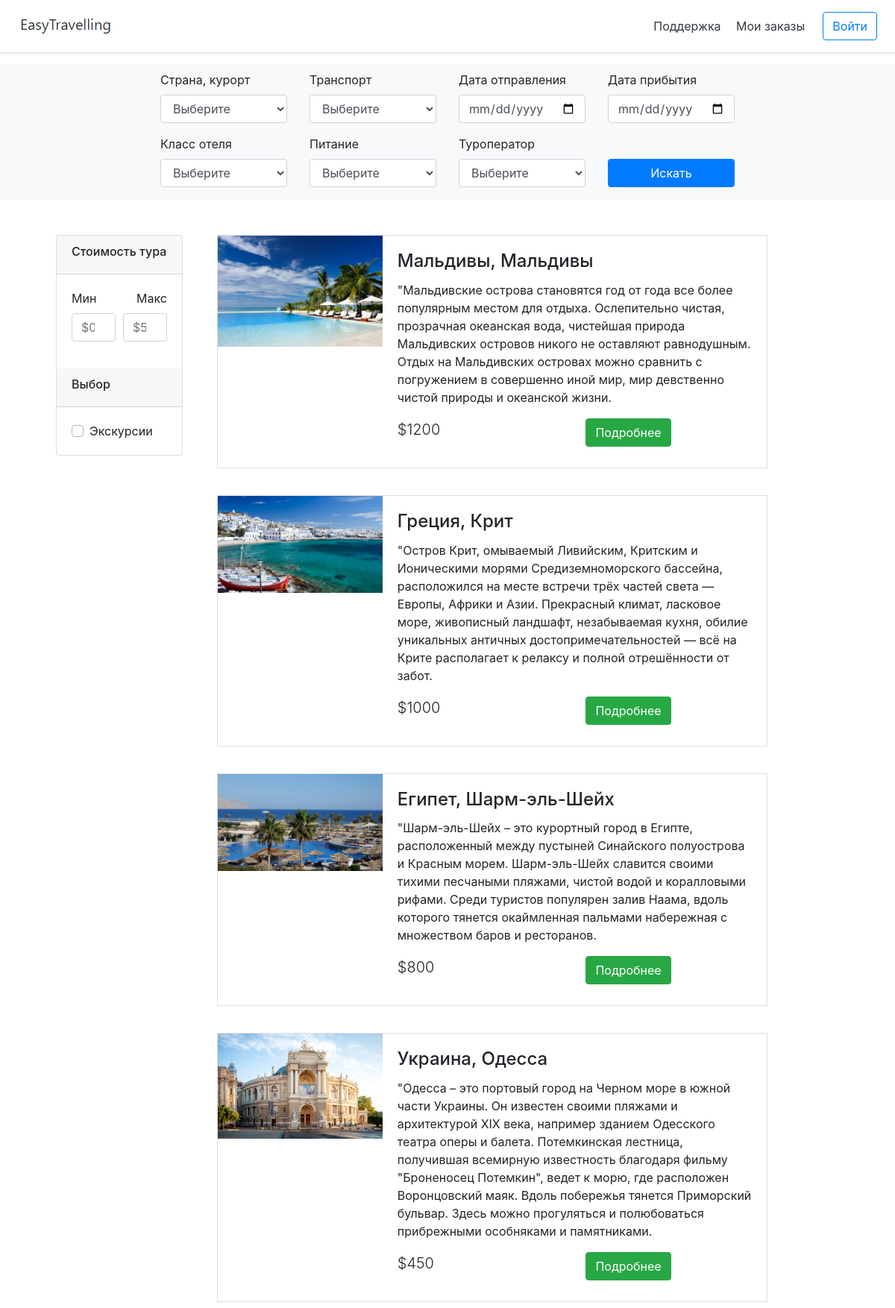
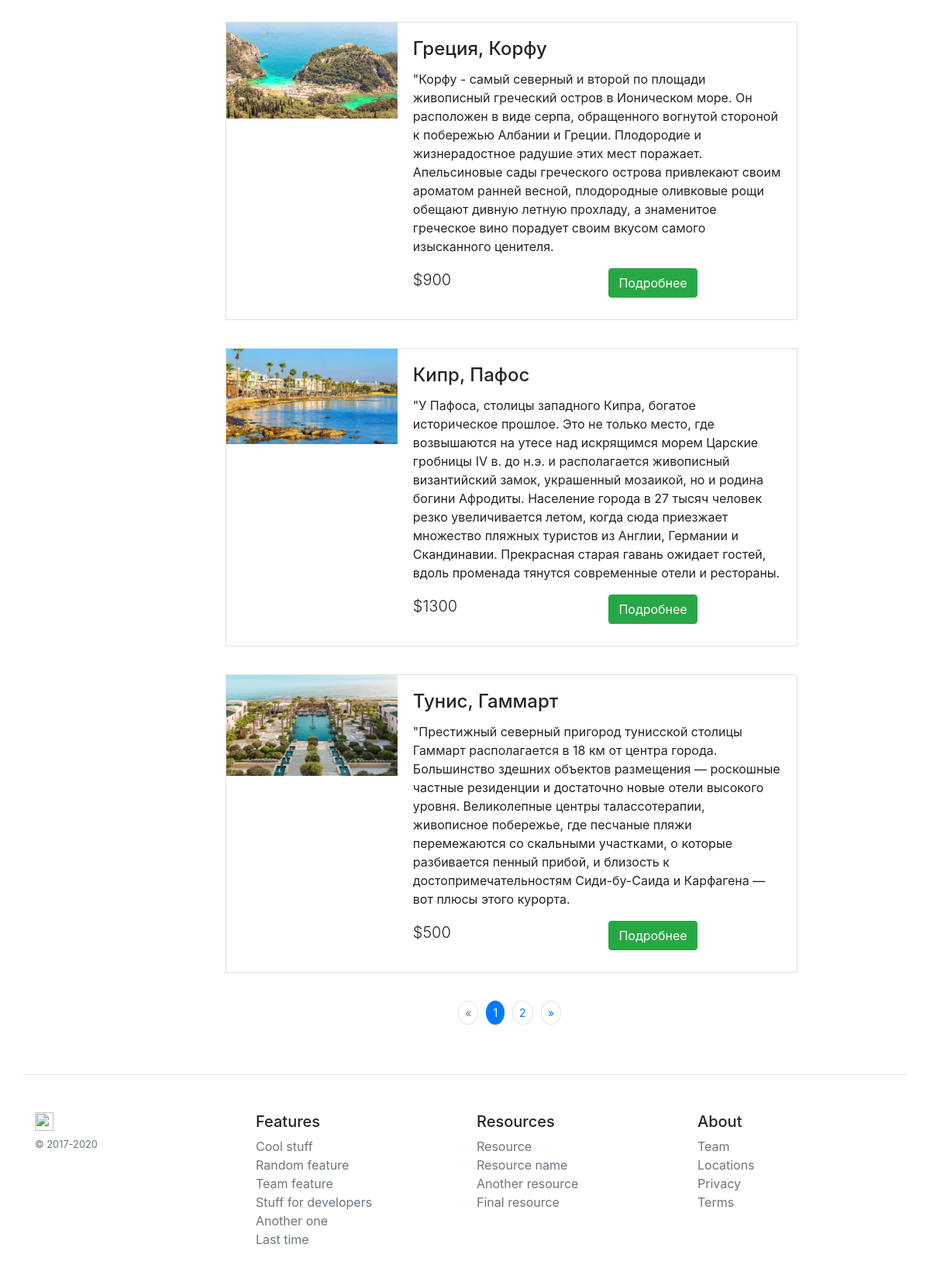
Screenshot of /Website/index.php with the database file from the repository (2 pictures, top to bottom).
### tables this page shows
CREATE TABLE `tour` (
  `tour_id` int(11) NOT NULL,
  `excursions` enum('YES','NO') DEFAULT NULL,
  `departure_date` date NOT NULL DEFAULT current_timestamp(),
  `arrival_date` date NOT NULL DEFAULT current_timestamp(),
  `tour_cost` int(11) NOT NULL,
  `supplier_id` int(11) NOT NULL,
  `photo` text NOT NULL,
  `note` text NOT NULL,
  `accomodation_id` int(11) DEFAULT NULL,
  `food_id` int(11) DEFAULT NULL,
  `transport_id` int(11) DEFAULT NULL,
  `employee_id` int(11) DEFAULT NULL,
  `resort_id` int(11) DEFAULT NULL
);

CREATE TABLE `country` (
  `country_id` int(11) NOT NULL,
  `country_name` varchar(20) NOT NULL
);

CREATE TABLE `resort` (
  `resort_id` int(11) NOT NULL,
  `resort_name` varchar(20) NOT NULL,
  `country_id` int(11) DEFAULT NULL
);

### Website/index.php (the view, shortened to what this page needs)
<?php
require_once('functions.php');
?>
<!DOCTYPE html>
<html lang="ru">
<head>
<link rel="stylesheet" href="https://stackpath.bootstrapcdn.com/bootstrap/4.4.1/css/bootstrap.min.css">
    <link href="css/style.css" rel="stylesheet">
</head>
<body>
<?php require "blocks/header.php" ?>
  <form class=""  method="get" action="">
<div class="container-fluid bg-light ">
    <div class="row align-items-center justify-content-center">
      <div class="col-md-2 pt-2">
        <div class="form-group ">
        <label for="inputState">
          Страна, курорт</label>
          <select id="inputState " class="form-control" name="inputCountry" placeholder="Выберите">
            <?php if(!empty($_GET['inputCountry'] )) {?>
                  <option value="">Выберите</option>
              <<?php }else{ ?>
            <option selected value="">Выберите</option>
          <?php } ?>
          </select>
        </div>
      </div>
      <div class="col-md-2 pt-2">
        <div class="form-group">
          <label for="inputState">
            Транспорт</label>
            <select id="inputState" class="form-control" name="inputTransport">
              <?php if(!empty($_GET['inputTransport'] )) {?>
                    <option value="" >Выберите</option>
                <<?php }else{ ?>
              <option selected value="">Выберите</option>
            <?php } ?>
            </select>
          </div>
        </div>
        <div class="col-md-2 pt-2">
          <div class="form-group">
            <label for="inputState">
              Дата отправления</label>
              <?php if(!empty($_GET['inputDateIn'] )) {?>
                <input type="date"class="form-control datepicker " id="date" name="inputDateIn" value="<?=$_GET['inputDateIn'] ?>"/>
                <?php }else{ ?>
                <input type="date"class="form-control datepicker " id="date" name="inputDateIn" />
            <?php } ?>
            </div>
          </div>
          <div class="col-md-2 pt-2">
            <div class="form-group">
              <label for="inputState">
                Дата прибытия</label>
                <?php if(!empty($_GET['inputDateOut'] )) {?>
                  <input type="date"class="form-control datepicker " id="date" name="inputDateOut" value="<?=$_GET['inputDateOut'] ?>"/>
                  <?php }else{ ?>
                  <input type="date"class="form-control datepicker " id="date" name="inputDateOut" />
              <?php } ?>
            </div>
            </div>
          </div>
          <div class="row align-items-center justify-content-center">
            <div class="col-md-2 ">
              <div class="form-group">
                <label for="inputState">
                  Класс отеля</label>
                  <select id="inputState" class="form-control" name="inputAccomodation">
                    <?php if(!empty($_GET['inputAccomodation'] )) {?>
                          <option value="">Выберите</option>
                      <<?php }else{ ?>
                    <option selected value="">Выберите</option>
                  <?php } ?>
                  </select>
                </div>
              </div>
              <div class="col-md-2 ">
                <div class="form-group">
                  <label for="inputState">
                    Питание</label>
                    <select id="inputState" class="form-control" name="inputFood">
                      <?php if(!empty($_GET['inputFood'] )) {?>
                            <option value="">Выберите</option>
                        <<?php }else{ ?>
                      <option selected value="">Выберите</option>
                    <?php } ?>
                    </select>
                  </div>
                </div>
                <div class="col-md-2 ">
                  <div class="form-group">
                    <label for="inputState">
                      Туроператор</label>
                      <select id="inputState" class="form-control" name="inputSupplier">
                        <?php if(!empty($_GET['inputSupplier'] )) {?>
                              <option value="">Выберите</option>
                          <<?php }else{ ?>
                        <option selected value="">Выберите</option>
                      <?php } ?>
                      </select>
                    </div>
                  </div>
                  <div class="col-md-2 pt-3">
                    <button type="submit" class="btn btn-primary btn-block" name="Search" value="1">Искать</button>
                  </div>
                </div>
  </div>
  <div class="container-fluid mt-5" >
      <div id="products" class="row view-group justify-content-start" >
                  <div class="col col-md-4 col-lg-2  col-xs-4" id="mainbody">
          <div class="card">
          <article class="card-group-item">
            <header class="card-header">
              <h6 class="title">Стоимость тура</h6>
            </header>
            <div class="filter-content">
              <div class="card-body">
              <div class="form-row">
              <div class="form-group col-md-6">
                <label>Мин</label>
                <?php if(!empty($_GET['inputMinPrice'] )) {?>
                  <input type="number" class="form-control"  placeholder="$0" name="inputMinPrice" value="<?=$_GET['inputMinPrice'] ?>">
                  <?php }else{ ?>
                <input type="number" class="form-control"  placeholder="$0" name="inputMinPrice">
              <?php } ?>
              </div>
              <div class="form-group col-md-6 text-right">
                <label>Макс</label>
                <?php if(!empty($_GET['inputMaxPrice'] )) {?>
                  <input type="number" class="form-control"  placeholder="$0" name="inputMinPrice" value="<?=$_GET['inputMaxPrice'] ?>">
                  <?php }else{ ?>
                  <input type="number" class="form-control" placeholder="$5,0000" name="inputMaxPrice">
              <?php } ?>
              </div>
              </div>
              </div>
            </div>
          </article>
          <article class="card-group-item">
            <header class="card-header">
              <h6 class="title">Выбор </h6>
            </header>
            <div class="filter-content">
              <div class="card-body">
                <div class="custom-control custom-checkbox">
                  <?php  if (isset($_GET["checkExcursion"])) {?>
                    <input type="checkbox" class="custom-control-input" id="Check1" name="checkExcursion" value="1"checked>
                    <label class="custom-control-label" for="Check1">Экскурсии</label>
                    <?php }else{ ?>
                      <label class="custom-control-label" for="Check1">Экскурсии</label>
                <?php } ?>
                </div>
              </div>
            </div>
          </article>
          </div>
        </div>
              <div class=" col col-md-8 col-lg-8 col-xs-4">
                  <?php
                         $sql = 'SELECT tour.tour_id, country.country_name,resort.resort_name,accomodation.accomodation_type,food.food_type,transport.transport_type,
                                   tour.excursions, tour.arrival_date, tour.departure_date, tour.tour_cost, tour.photo, tour.note, supplier.supplier_name
                                   FROM tour INNER JOIN resort ON tour.resort_id = resort.resort_id
                                   INNER JOIN country ON resort.country_id = country.country_id
                                   INNER JOIN accomodation ON tour.accomodation_id = accomodation.accomodation_id
                                   INNER JOIN food ON tour.food_id = food.food_id
                                   INNER JOIN transport ON tour.transport_id = transport.transport_id
                                   INNER JOIN supplier ON tour.supplier_id = supplier.supplier_id';
                         $conn = new mysqli('localhost', 'root', '', 'course_work');
                         $limit = ( isset( $_GET['limit'] ) ) ? $_GET['limit'] : 7;
                         $page = ( isset( $_GET['page'] ) ) ? $_GET['page'] : 1;
                         $Paginator  = new Paginator( $conn, $sql );
                         $results    = $Paginator->getData( $limit ,  $page);
                         if($results->data == 0){
                           $message = "Тур не найден";
                           if((isset($_GET['inputDateIn']) && isset($_GET['inputDateOut']) && $_GET['inputDateIn'] >= $_GET['inputDateOut'] )
                           || (isset($_GET['inputDateIn']) && $_GET['inputDateIn'] == date("Y-m-d")) ||  (isset($_GET['inputDateOut']) && $_GET['inputDateOut'] == date("Y-m-d"))){
                              $message = "Неправильно введена дата тура";
                           }
                           if(isset($_GET['inputMinPrice']) && isset($_GET['inputMaxPrice']) && $_GET['inputMinPrice'] >= $_GET['inputMaxPrice'] ){
                               $message = "Минимальная цена тура не может быть больше максимальной";
                           }
                          ?>
                          <div class="text-center">
                            <h4><?=$message?></h4><br>
                            <img src="img/order.png" alt=""><br>
                          </div>
                        <?php }else{
                         for( $i = 0; $i < count( $results->data ); $i++ ){
                    ?>
                    <div class="item col-xs-4 col-lg-4 list-group-item">
                        <div class="thumbnail card">
                            <div class="img-event">
                                <img class="group list-group-image img-fluid" src="<?=$results->data[$i]['photo']?>" alt="">
                            </div>
                            <div class="caption card-body">
                                <h4 class="group card-title inner list-group-item-heading">
                                    <?=$results->data[$i]['country_name'],', ',$results->data[$i]['resort_name']?></h4>
                                <p class="group inner list-group-item-text">
                                   "<?=$results->data[$i]['note']?></p>
                                <div class="row">
                                    <div class="col-xs-12 col-md-6">
                                        <p class="lead">
                                           <?='$',$results->data[$i]['tour_cost']?></p>
                                    </div>
                                    <div class="col-xs-12 col-md-6">
                                        <a class="btn btn-success" href="ProductPage.php?tour_id=<?=$results->data[$i]['tour_id']?>">Подробнее</a>
                                    </div>
                                </div>
                            </div>
                        </div>
                    </div>
                    <?php }?>
                    <div class="row row align-items-center justify-content-center ">
                    </div>
                  <?php } ?>
                  </div>
              </div>
  </div>
</form>
  <?php require "blocks/footer.php" ?>
</body>
</html>

### Website/css/style.css (style rules this page uses)
.thumbnail { margin-bottom: 30px; padding: 0px; -webkit-border-radius: 0px; -moz-border-radius: 0px; border-radius: 0px; }
.item.list-group-item { float: none; width: 100%; background-color: #fff; margin-bottom: 30px; -ms-flex: 0 0 100%; flex: 0 0 100%; max-width: 100%; padding: 0 1rem; border: 0; }
.item.list-group-item .img-event { float: left; width: 30%; }
.item.list-group-item .list-group-image { margin-right: 10px; }
.item.list-group-item .thumbnail { margin-bottom: 0px; display: inline-block; }
.item.list-group-item .caption { float: left; width: 70%; margin: 0; }
#mainbody { margin-left: 5%; }

### rows the page displays
tour: photo (picture), country.country_name "Мальдивы", resort.resort_name "Мальдивы", note "Мальдивские острова становятся год от года все более популярным местом для отдыха. Ослепительно чистая, прозрачная океанская вода, чистейшая природа Мальдивских островов никого не оставляют равнодушным. Отдых на Мальдивских островах можно сравнить с погружением в совершенно иной мир, мир девственно чистой природы и океанской жизни.", tour_cost "1200"
tour: photo (picture), country.country_name "Греция", resort.resort_name "Крит", note "Остров Крит, омываемый Ливийским, Критским и Ионическими морями Средиземноморского бассейна, расположился на месте встречи трёх частей света — Европы, Африки и Азии. Прекрасный климат, ласковое море, живописный ландшафт, незабываемая кухня, обилие уникальных античных достопримечательностей — всё на Крите располагает к релаксу и полной отрешённости от забот.", tour_cost "1000"
tour: photo (picture), country.country_name "Египет", resort.resort_name "Шарм-эль-Шейх", note "Шарм-эль-Шейх – это курортный город в Египте, расположенный между пустыней Синайского полуострова и Красным морем. Шарм-эль-Шейх славится своими тихими песчаными пляжами, чистой водой и коралловыми рифами. Среди туристов популярен залив Наама, вдоль которого тянется окаймленная пальмами набережная с множеством баров и ресторанов.", tour_cost "800"
tour: photo (picture), country.country_name "Украина", resort.resort_name "Одесса", note "Одесса – это портовый город на Черном море в южной части Украины. Он известен своими пляжами и архитектурой XIX века, например зданием Одесского театра оперы и балета. Потемкинская лестница, получившая всемирную известность благодаря фильму \"Броненосец Потемкин\", ведет к морю, где расположен Воронцовский маяк. Вдоль побережья тянется Приморский бульвар. Здесь можно прогуляться и полюбоваться прибрежными особняками и памятниками.", tour_cost "450"
tour: photo (picture), country.country_name "Греция", resort.resort_name "Корфу", note "Корфу - самый северный и второй по площади живописный греческий остров в Ионическом море. Он расположен в виде серпа, обращенного вогнутой стороной к побережью Албании и Греции. Плодородие и жизнерадостное радушие этих мест поражает. Апельсиновые сады греческого острова привлекают своим ароматом ранней весной, плодородные оливковые рощи обещают дивную летную прохладу, а знаменитое греческое вино порадует своим вкусом самого изысканного ценителя.", tour_cost "900"
tour: photo (picture), country.country_name "Кипр", resort.resort_name "Пафос", note "У Пафоса, столицы западного Кипра, богатое историческое прошлое. Это не только место, где возвышаются на утесе над искрящимся морем Царские гробницы IV в. до н.э. и располагается живописный византийский замок, украшенный мозаикой, но и родина богини Афродиты. Население города в 27 тысяч человек резко увеличивается летом, когда сюда приезжает множество пляжных туристов из Англии, Германии и Скандинавии. Прекрасная старая гавань ожидает гостей, вдоль променада тянутся современные отели и рестораны.", tour_cost "1300"
tour: photo (picture), country.country_name "Тунис", resort.resort_name "Гаммарт", note "Престижный северный пригород тунисской столицы Гаммарт располагается в 18 км от центра города. Большинство здешних объектов размещения — роскошные частные резиденции и достаточно новые отели высокого уровня. Великолепные центры талассотерапии, живописное побережье, где песчаные пляжи перемежаются со скальными участками, о которые разбивается пенный прибой, и близость к достопримечательностям Сиди-бу-Саида и Карфагена — вот плюсы этого курорта.", tour_cost "500"
